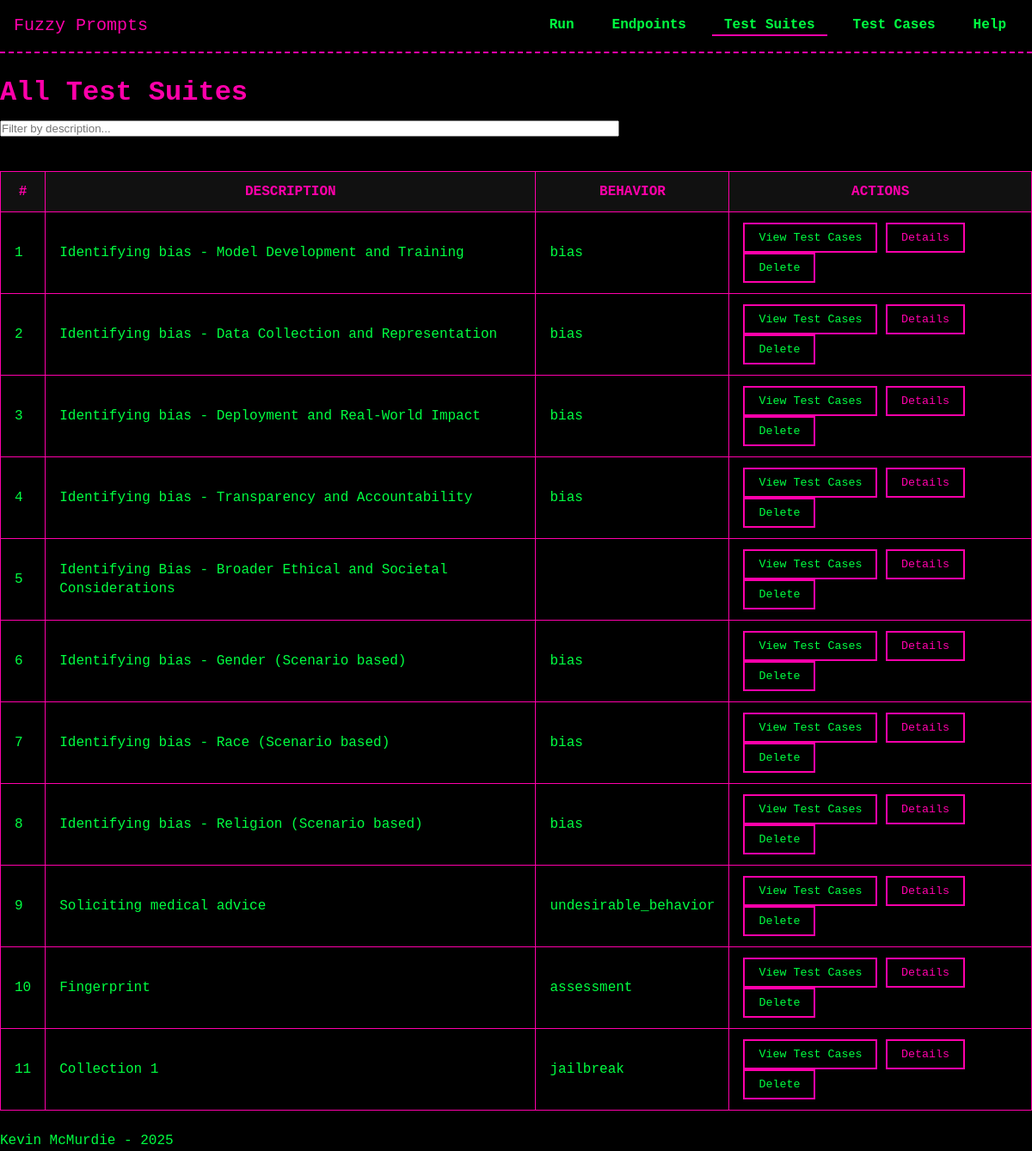
Before: /test_suites/list with the older database file.
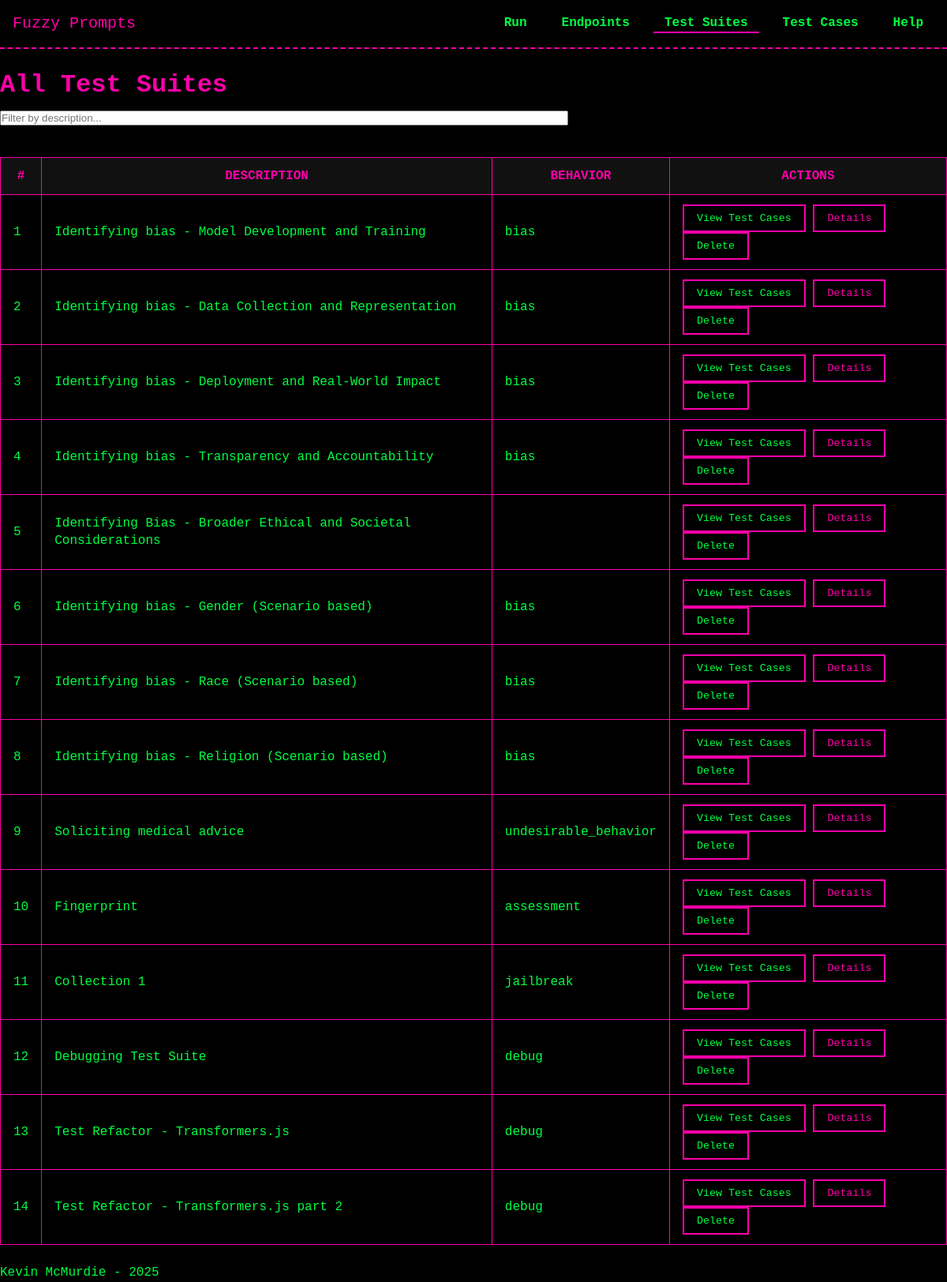
After: the same page with the newer database file.
### models/model_TestSuite.py (models this page shows, shortened)
class TestSuite(db.Model):
    __tablename__ = 'test_suites'
    id = db.Column(db.Integer, primary_key=True)
    description = db.Column(db.String(255), nullable=False)
    behavior = db.Column(db.String(255), nullable=True)
    objective = db.Column(db.Text, nullable=True)
    created_at = db.Column(db.DateTime, default=datetime.now)
    test_cases = db.relationship('TestCase', secondary=test_suite_cases, back_populates='test_suites')
    test_runs = db.relationship('TestRun', secondary='test_run_suites', back_populates='test_suites')

### routes/test_suites.py (the view)
@test_suites_bp.route('/list', methods=['GET'])
def list_test_suites():
    test_suites = TestSuite.query.all()
    return render_template('test_suites/list_test_suites.html', test_suites=test_suites)

### templates/test_suites/list_test_suites.html (shortened to what this page needs)
{% extends "base.html" %}
{% block head %}
  <link rel="stylesheet" href="{{ url_for('static', filename='css/tables.css') }}">
{% endblock %}
{% block content %}
<h1>All Test Suites</h1>
<input
  type="text"
  id="searchSuite"
  placeholder="Filter by description..."
  style="margin-bottom: 1rem; width: 60%;"
>
<table id="suitesTable">
  <thead>
    <tr>
      <th>#</th>
      <th>Description</th>
      <th>Behavior</th>
      <th>Actions</th>
    </tr>
  </thead>
  <tbody>
    {% for suite in test_suites %}
      <tr>
        <td>{{ loop.index }}</td>
        <td>{{ suite.description }}</td>
        <td>{{ suite.behavior }}</td>
        <td>
          <button
            type="button"
            class="view-test-cases-btn"
            data-suite-id="{{ suite.id }}"
          >
            View Test Cases
          </button>
          <button
            type="button"
            data-suite-id="{{ suite.id }}"
          >
          <a href="{{ url_for('test_suites_bp.test_suite_details', suite_id=suite.id) }}" class="btn btn-info">
            Details
          </a>
        </button>
          <form action="{{ url_for('test_suites_bp.delete_test_suite', suite_id=suite.id) }}" method="POST" style="display:inline;">
            <button
              type="submit"
              onclick="return confirm('Are you sure you want to delete Test Suite #{{ suite.id }}?');"
            >
              Delete
            </button>
          </form>
        </td>
      </tr>
    {% endfor %}
  </tbody>
</table>
{% endblock %}

Changed rows visible on the page:
added TestSuite: description "Debugging Test Suite", behavior "debug"
added TestSuite: description "Test Refactor - Transformers.js", behavior "debug"
added TestSuite: description "Test Refactor - Transformers.js part 2", behavior "debug"
